Frame 1 (no input): blank canvas, image omitted
Frame 60 (the mouse pressed at the canvas centre just before this capture): blank canvas, image omitted
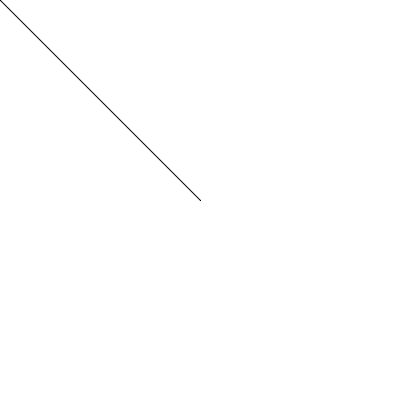
Frame 120 (the mouse held since frame 60 and released just before this capture)

The Processing sketch whose frames 1 and 60 were blank and that drew this single picture after the mouse press (run headless with seeded random() and noise(); from frame 60 on, the mouse is pressed at the canvas centre):

// Processing sketch: living_line_1_java
// ── living_line_1_java.pde
//Exercises: Arrays
//Living Line

int xPos[]= new int[100];
int yPos[]= new int[100];


void setup() {
  size(400, 400);
  background(255);
}

void draw() {
  background(255);

  for (int i=0; i<99; i++) {
    line(xPos[i], yPos[i], xPos[i+1], yPos[i+1]); 
    xPos[i]=xPos[i+1]; //move each value along the array
    yPos[i]=yPos[i+1]; //move each value along the array
  }

  xPos[99]=mouseX; //add new value to the end of the array
  yPos[99]=mouseY; //add new value to the end of the array 
}
